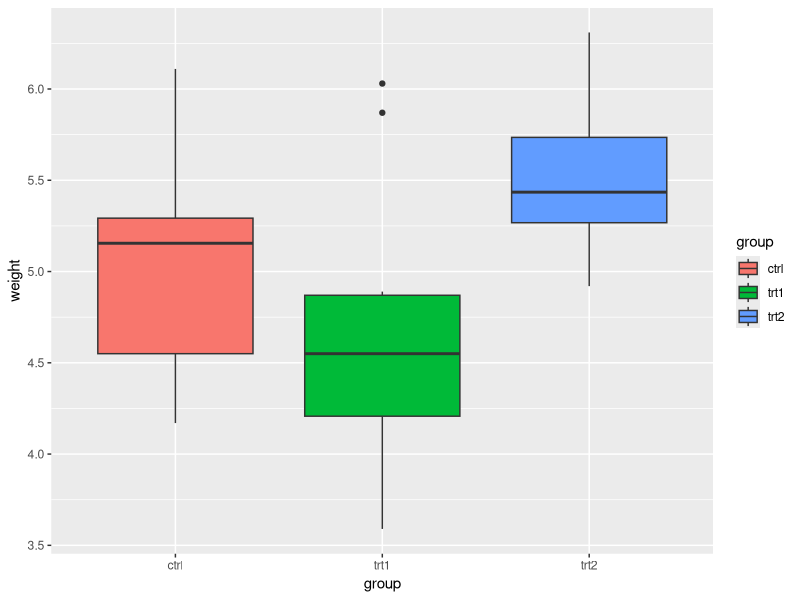
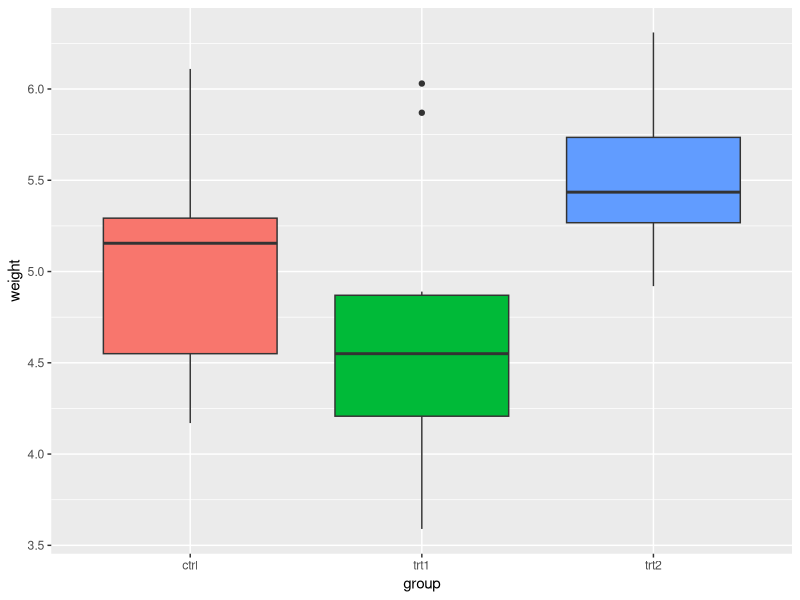
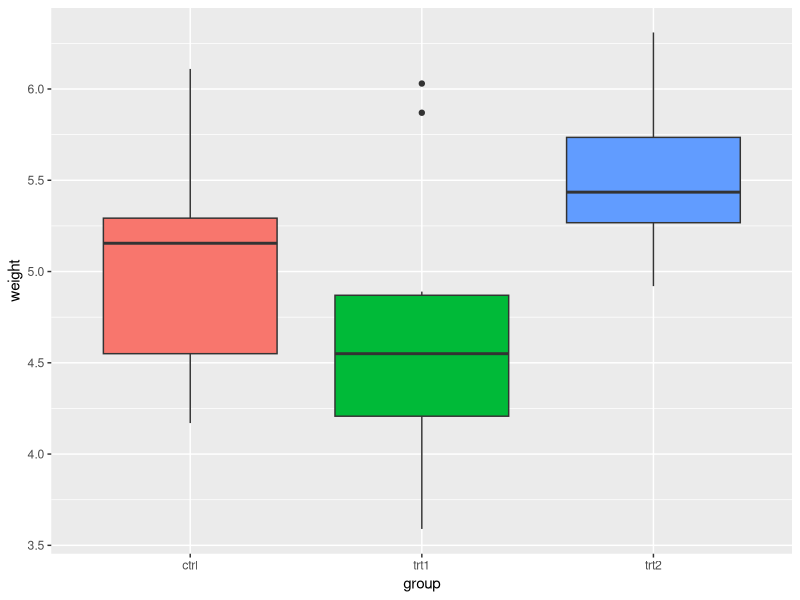
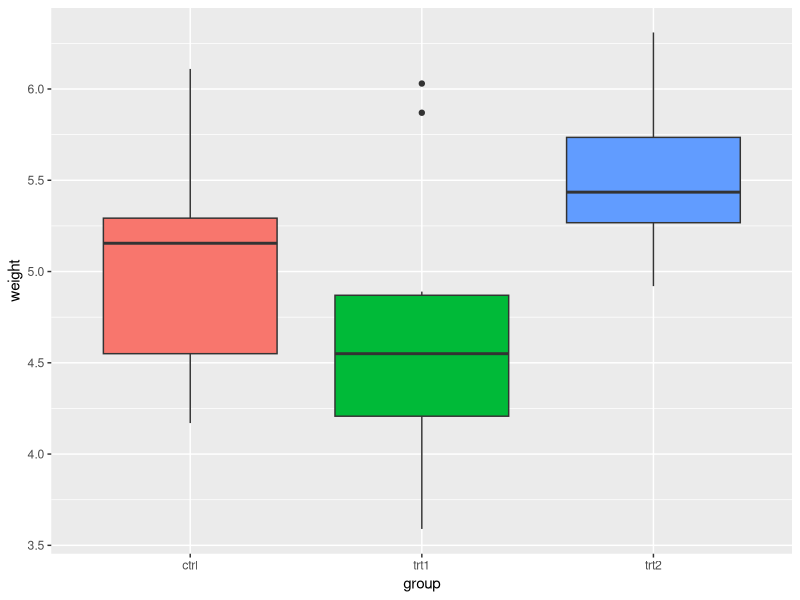
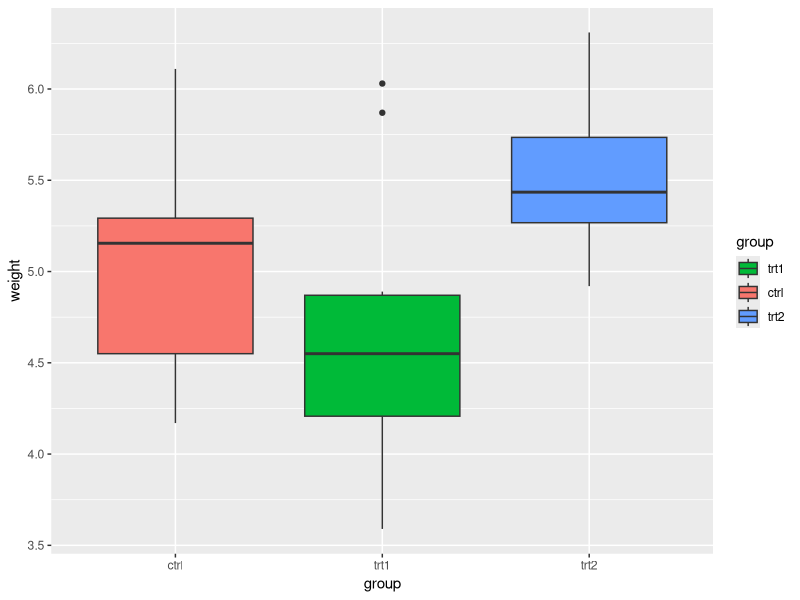
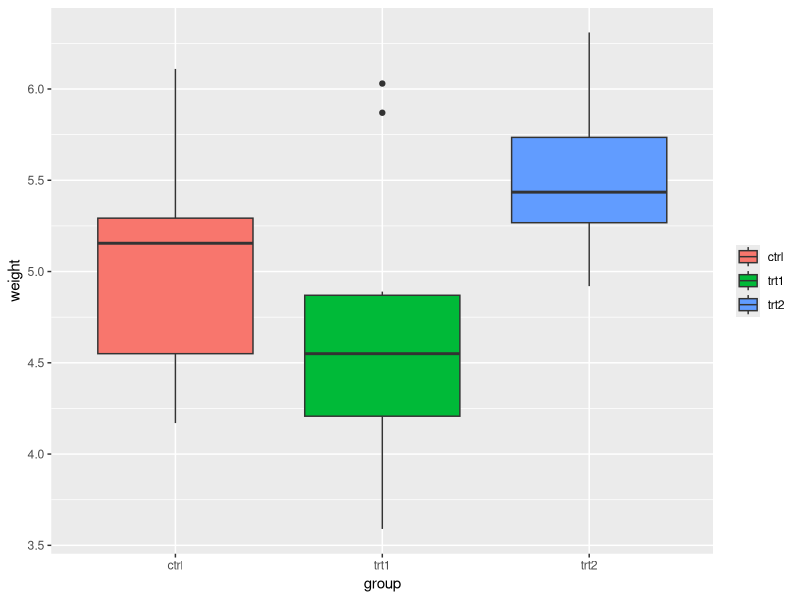
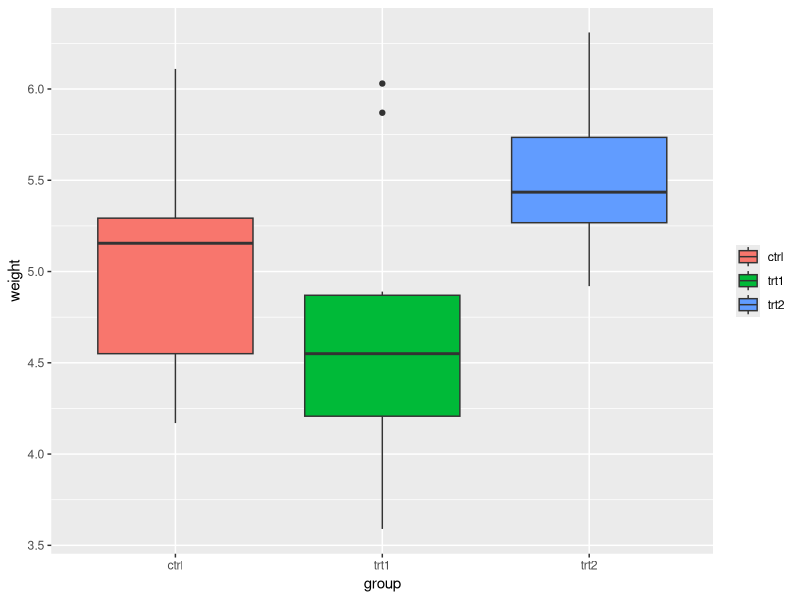

The R script that drew these images, in order:
# http://www.cookbook-r.com/Graphs/Legends_(ggplot2)/

#############################
#Part 1
library(ggplot2)

bp <- ggplot(data=PlantGrowth, aes(x=group, y=weight, fill=group)) + geom_boxplot()

bp

#############################
# Part 2 Removing the Legend

# Remove legend for a particular aesthetic (fill)
bp + guides(fill=FALSE)

# It can also be done when specifying the scale
bp + scale_fill_discrete(guide=FALSE)

# This removes all legends
bp + theme(legend.position="none")

############################
# Part 3

bp + scale_fill_discrete(breaks=c("trt1","ctrl","trt2"))


############################
# Part 4 Hiding the Legend

# Remove title for fill legend
bp + guides(fill=guide_legend(title=NULL))

# Remove title for all legends
bp + theme(legend.title=element_blank())
